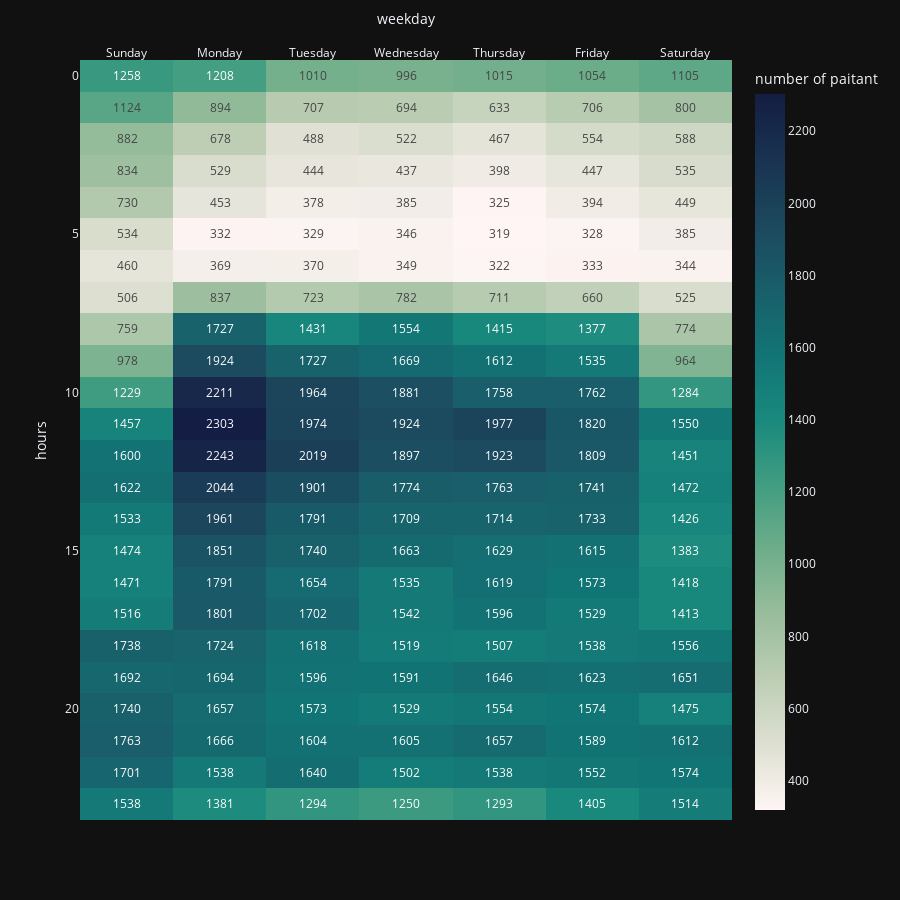

Write notebook code for a chart like this one.
### Code cell
fig3 = px.imshow(answer3,
                labels=dict(x="weekday", y="hours", color="number of paitant") ,
                aspect="auto", color_continuous_scale='tempo',
                template = template_style,
                text_auto=True, width=900, height=900)
fig3.update_xaxes(side="top")
fig3.show()

### Figure 1 — Plotly figure (JSON) as saved in the notebook; plotly's stock layout.template omitted (floating-point values rounded to 4 significant figures; data arrays with more than 128 entries replaced by an {"elided": "..."} marker saying what was removed)
{"data": [{"coloraxis": "coloraxis", "hovertemplate": "weekday: %{x}<br>hours: %{y}<br>number of paitant: %{z}<extra></extra>", "name": "0", "texttemplate": "%{z}", "type": "heatmap", "x": ["Sunday", "Monday", "Tuesday", "Wednesday", "Thursday", "Friday", "Saturday"], "xaxis": "x", "y": [0, 1, 2, 3, 4, 5, 6, 7, 8, 9, 10, 11, 12, 13, 14, 15, 16, 17, 18, 19, 20, 21, 22, 23], "yaxis": "y", "z": {"elided": "24x7 int values"}}], "layout": {"coloraxis": {"colorbar": {"title": {"text": "number of paitant"}}, "colorscale": [[0, "rgb(254, 245, 244)"], [0.09091, "rgb(222, 224, 210)"], [0.1818, "rgb(189, 206, 181)"], [0.2727, "rgb(153, 189, 156)"], [0.3636, "rgb(110, 173, 138)"], [0.4545, "rgb(65, 157, 129)"], [0.5455, "rgb(25, 137, 125)"], [0.6364, "rgb(18, 116, 117)"], [0.7273, "rgb(25, 94, 106)"], [0.8182, "rgb(28, 72, 93)"], [0.9091, "rgb(25, 51, 80)"], [1, "rgb(20, 29, 67)"]]}, "height": 900, "margin": {"t": 60}, "width": 900, "xaxis": {"anchor": "y", "domain": [0, 1], "side": "top", "title": {"text": "weekday"}}, "yaxis": {"anchor": "x", "autorange": "reversed", "domain": [0, 1], "title": {"text": "hours"}}}}
